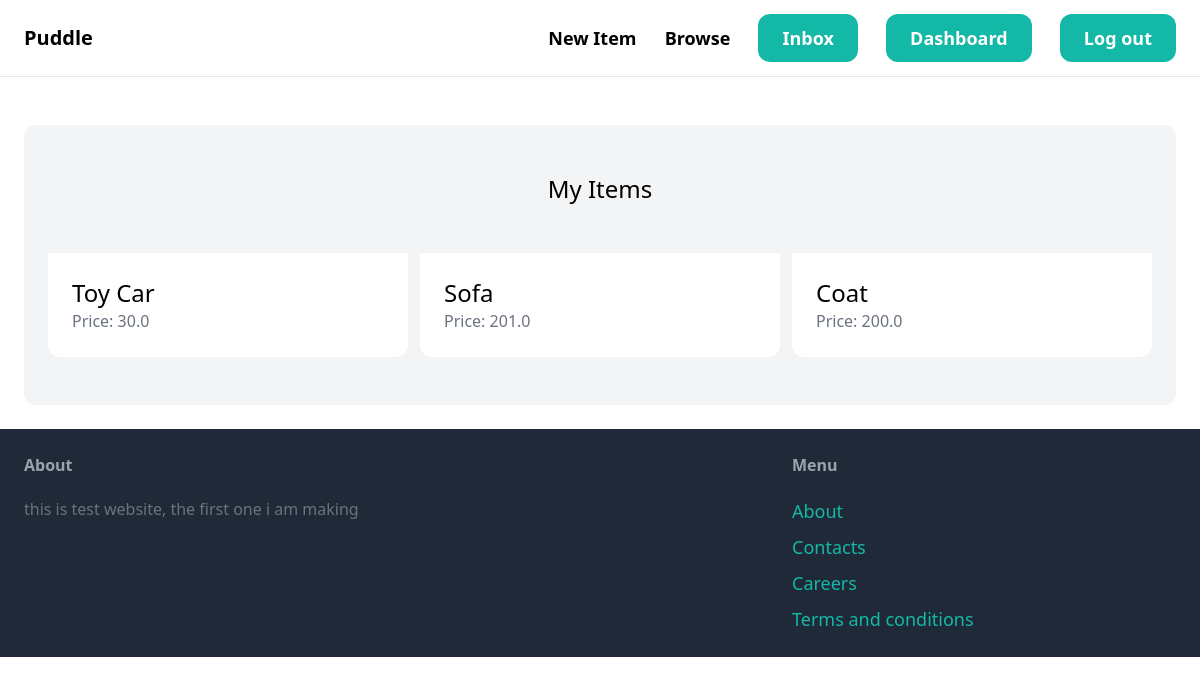
The page /dashboard/ (signed in) on the database its author committed.
### item/models.py (models this page shows, shortened)
class Item(models.Model):
    category = models.ForeignKey(Category, related_name="items", on_delete=models.CASCADE)
    name = models.CharField(max_length=255)
    description = models.TextField(blank=True, null=True)
    price = models.FloatField()
    image = models.ImageField(upload_to='item_images', blank=True, null=True)
    is_sold = models.BooleanField(default=False)
    created_at = models.DateTimeField(auto_now_add=True)
    created_by = models.ForeignKey(User, related_name='items', on_delete=models.CASCADE)

### dashboard/views.py (the view)
# urls.py: path('', views.index, name='index'),
@login_required
def index(request):
    items = Item.objects.filter(created_by=request.user)
    return render(request, template_name='dashboard/index.html',
                  context={
                      'items': items,
                  })

### dashboard/templates/dashboard/index.html (shortened to what this page needs)
{% extends 'core/base.html' %}
{% block content %}
<div class="mt-6 px-6 py-12 bg-gray-100 rounded-xl">
    <h2 class="mb-12 text-2xl text-center">
        My Items
    </h2>
    <div class="grid grid-cols-3 gap-3">
        {% for item in items %}
            <div>
                <a href="{% url 'item:detail' item.id %}">
                    <div class="p-6 bg-white rounded-b-xl">
                        <h2 class="text-2xl">{{item.name}}</h2>
                        <p class="text-gray-500">Price: {{item.price}}</p>
                    </div>
                </a>
            </div>
        {% endfor %}
    </div>
</div>
{% endblock %}

### rows shown on the page
Item: name "Toy Car", price "30.0"
Item: name "Sofa", price "201.0"
Item: name "Coat", price "200.0"
